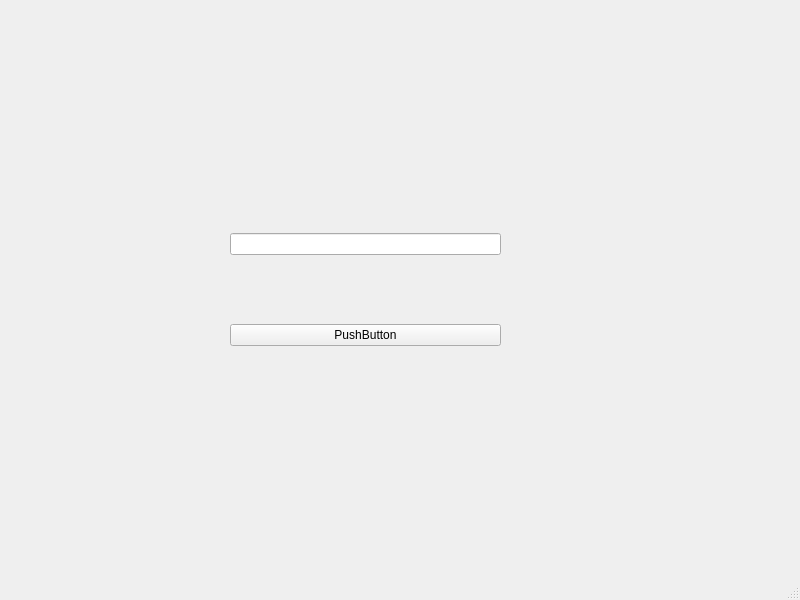
<?xml version="1.0" encoding="UTF-8"?>
<ui version="4.0">
 <class>DesignWindow</class>
 <widget class="QMainWindow" name="DesignWindow">
  <property name="geometry">
   <rect>
    <x>0</x>
    <y>0</y>
    <width>800</width>
    <height>600</height>
   </rect>
  </property>
  <property name="windowTitle">
   <string>DesignWindow</string>
  </property>
  <widget class="QWidget" name="centralwidget">
   <widget class="QWidget" name="verticalLayoutWidget">
    <property name="geometry">
     <rect>
      <x>230</x>
      <y>170</y>
      <width>271</width>
      <height>241</height>
     </rect>
    </property>
    <layout class="QVBoxLayout" name="verticalLayout">
     <item>
      <widget class="QLineEdit" name="lineEdit"/>
     </item>
     <item>
      <widget class="QPushButton" name="pushButton">
       <property name="text">
        <string>PushButton</string>
       </property>
      </widget>
     </item>
    </layout>
   </widget>
  </widget>
  <widget class="QMenuBar" name="menubar">
   <property name="geometry">
    <rect>
     <x>0</x>
     <y>0</y>
     <width>800</width>
     <height>18</height>
    </rect>
   </property>
  </widget>
  <widget class="QStatusBar" name="statusbar"/>
 </widget>
 <resources/>
 <connections/>
</ui>
